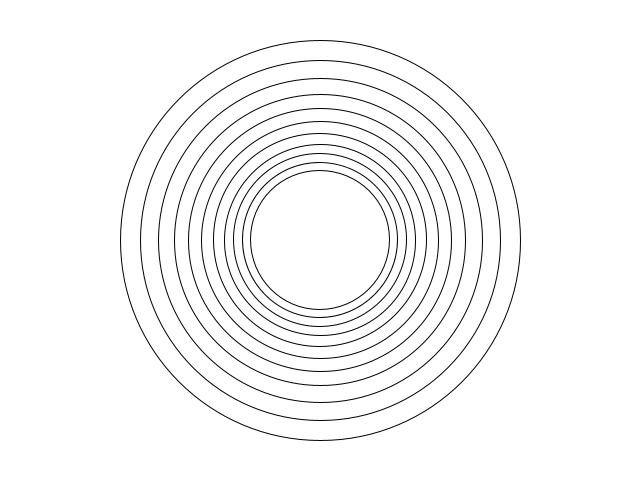
Frame 1 (no input)
Frame 60 (the mouse pressed at the canvas centre just before this capture): identical to frame 1, image omitted
Frame 120 (the mouse held since frame 60 and released just before this capture): identical to frame 1, image omitted

The Processing sketch that drew this single still picture (run headless with seeded random() and noise(); from frame 60 on, the mouse is pressed at the canvas centre):

// Processing sketch: ConcentricCircles2
// ── ConcentricCircles2.pde
// Concentric Circles 2 (includes while loop version, and decaying radius between circles version)


final int NUM_ITER = 10;
final int INIT_RADIUS = 200;
int startX;
int startY;
int radius = INIT_RADIUS;

void setup() {
  size(640, 480);
  startX = width/2;
  startY = height/2;

  ellipseMode(RADIUS);
  background(255, 255, 255);
  noFill();

  drawRingsDecayingRadius(radius);
  
}

void draw() {
}

void mousePressed() {
  startX = mouseX;
  startY = mouseY;
  drawRingsDecayingRadius(random(INIT_RADIUS/2,INIT_RADIUS));
}

void drawRings(float radius) {
  // IMPLEMENTATION WITH WHILE LOOP
  int i = 0; 
  while (i<NUM_ITER) {
    circle(startX, startY, radius);
    radius = radius - 10;
    i++;
  }
}


void drawRingsDecayingRadius(float radius) {
  //IMPLEMENTATION WITH WHILE LOOP
  int i=0;
  while(i<=NUM_ITER) {
    circle(startX, startY, radius);
    radius =  0.9*radius;
    i++;
  }
}
